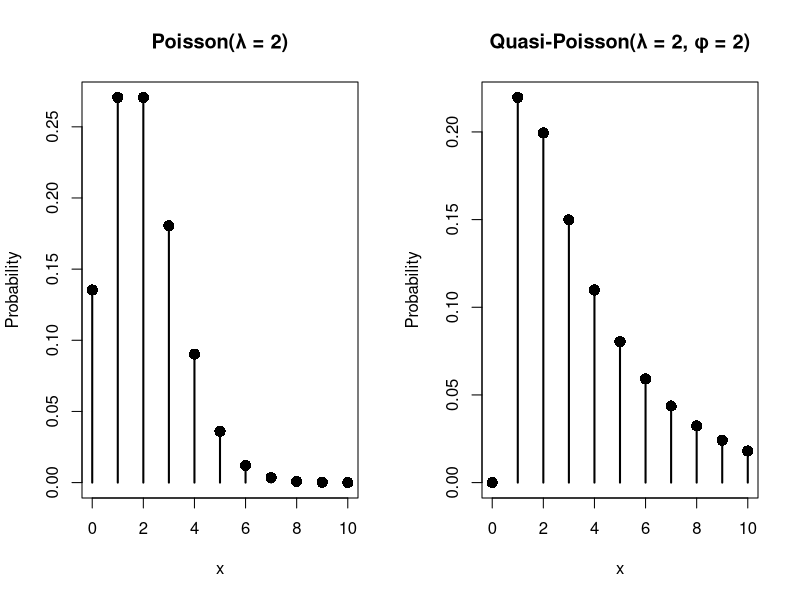
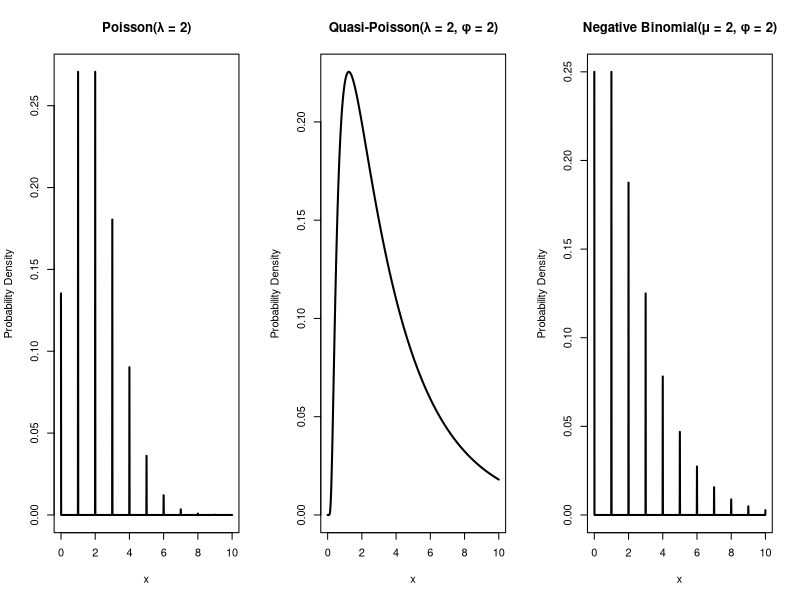
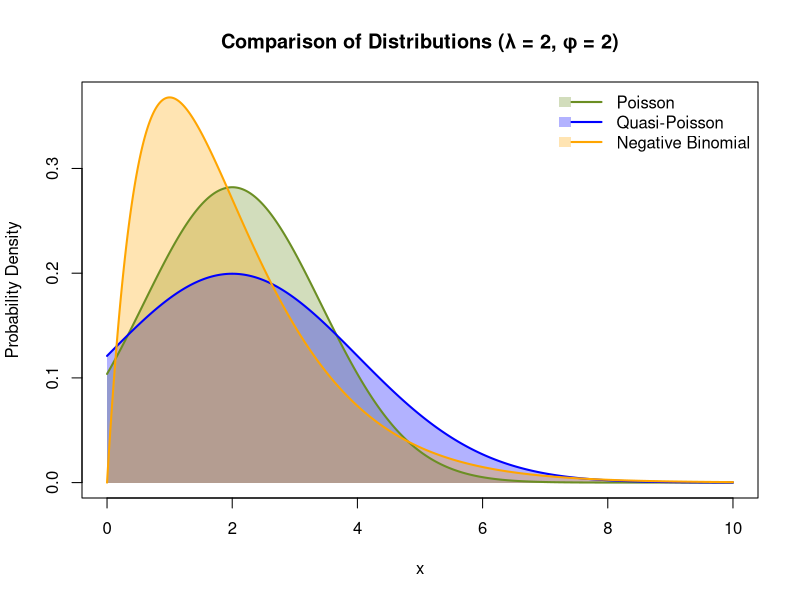

These figures' R source, in order:
## PLOT 1: POISSON & QP AS DISCRETE CURVES
# Set up the plotting area for two plots side by side
par(mfrow = c(1, 2))

# Generate x values
x <- 0:10

# Poisson distribution (λ = 2)
poisson_probs <- dpois(x, lambda = 2)

# Plot Poisson distribution
plot(x, poisson_probs, type = "h", lwd = 2, 
     main = "Poisson(λ = 2)", 
     xlab = "x", ylab = "Probability", 
     ylim = c(0, max(poisson_probs)))
points(x, poisson_probs, pch = 16, cex = 1.5)

# Quasi-Poisson distribution (λ = 2, dispersion = 2)
quasi_poisson_var <- 2 * x  # Variance for quasi-Poisson
quasi_poisson_probs <- dnorm(x, mean = 2, sd = sqrt(quasi_poisson_var))

# Plot quasi-Poisson distribution
plot(x, quasi_poisson_probs, type = "h", lwd = 2,
     main = "Quasi-Poisson(λ = 2, φ = 2)", 
     xlab = "x", ylab = "Probability",
     ylim = c(0, max(quasi_poisson_probs)))
points(x, quasi_poisson_probs, pch = 16, cex = 1.5)

# Reset plotting parameters
par(mfrow = c(1, 1))


## PLOT 2: 3 PLOTS WITH LINES (NOT CONTINUOUS LOOKING)
# Set up the plotting area for three plots in a row
par(mfrow = c(1, 3))

# Generate x values (use more points for a smoother curve)
x <- seq(0, 10, by = 0.01)

# Poisson distribution (λ = 2)
poisson_probs <- dpois(x, lambda = 2)

# Plot Poisson distribution
plot(x, poisson_probs, type = "l", lwd = 2, 
     main = "Poisson(λ = 2)", 
     xlab = "x", ylab = "Probability Density", 
     ylim = c(0, max(poisson_probs)))

# Quasi-Poisson distribution (λ = 2, dispersion = 2)
quasi_poisson_var <- 2 * x  # Variance for quasi-Poisson
quasi_poisson_probs <- dnorm(x, mean = 2, sd = sqrt(quasi_poisson_var))

# Plot quasi-Poisson distribution
plot(x, quasi_poisson_probs, type = "l", lwd = 2,
     main = "Quasi-Poisson(λ = 2, φ = 2)", 
     xlab = "x", ylab = "Probability Density",
     ylim = c(0, max(quasi_poisson_probs)))

# Negative Binomial distribution (mu = 2, phi = 2)
# Convert mu and phi to size and prob parameters for dnbinom
size <- 2 / (2 - 1)  # size = mu / (phi - 1)
prob <- 1 / 2  # prob = 1 / phi

nb_probs <- dnbinom(x, size = size, prob = prob)

# Plot Negative Binomial distribution
plot(x, nb_probs, type = "l", lwd = 2,
     main = "Negative Binomial(μ = 2, φ = 2)", 
     xlab = "x", ylab = "Probability Density",
     ylim = c(0, max(nb_probs)))

# Reset plotting parameters
par(mfrow = c(1, 1))


## PLOT 3: NORMAL APPROXIMATIONS TO MAKE EACH LOOK CONTINUOUS
# Parameters
lambda <- 2
phi <- 2

# Generate x values
x <- seq(0, 10, by = 0.01)

# Poisson distribution (λ = 2) - Normal approximation
poisson_mean <- lambda
poisson_sd <- sqrt(lambda)
poisson_probs <- dnorm(x, mean = poisson_mean, sd = poisson_sd)

# Quasi-Poisson distribution (λ = 2, dispersion = 2)
quasi_poisson_mean <- lambda
quasi_poisson_sd <- sqrt(phi * lambda)
quasi_poisson_probs <- dnorm(x, mean = quasi_poisson_mean, sd = quasi_poisson_sd)

# Negative Binomial distribution (mu = 2, phi = 2) - Gamma approximation
nb_shape <- lambda / (phi - 1)
nb_scale <- phi - 1
nb_probs <- dgamma(x, shape = nb_shape, scale = nb_scale)

# Create the plot
plot(x, poisson_probs, type = "n", 
     main = "Comparison of Distributions (λ = 2, φ = 2)",
     xlab = "x", ylab = "Probability Density",
     ylim = c(0, max(poisson_probs, quasi_poisson_probs, nb_probs)))

# Add shaded areas with new colors
polygon(c(x, rev(x)), c(poisson_probs, rep(0, length(x))), col = adjustcolor("olivedrab", alpha.f = 0.3), border = NA)
polygon(c(x, rev(x)), c(quasi_poisson_probs, rep(0, length(x))), col = adjustcolor("blue", alpha.f = 0.3), border = NA)
polygon(c(x, rev(x)), c(nb_probs, rep(0, length(x))), col = adjustcolor("orange", alpha.f = 0.3), border = NA)

# Add lines on top of shaded areas with new colors
lines(x, poisson_probs, lwd = 2, col = "olivedrab")
lines(x, quasi_poisson_probs, lwd = 2, col = "blue")
lines(x, nb_probs, lwd = 2, col = "orange")

# Add a legend with new colors
legend("topright", 
       legend = c("Poisson", "Quasi-Poisson", "Negative Binomial"),
       col = c("olivedrab", "blue", "orange"), 
       lwd = 2, 
       fill = adjustcolor(c("olivedrab", "blue", "orange"), alpha.f = 0.3),
       border = NA,
       bty = "n")